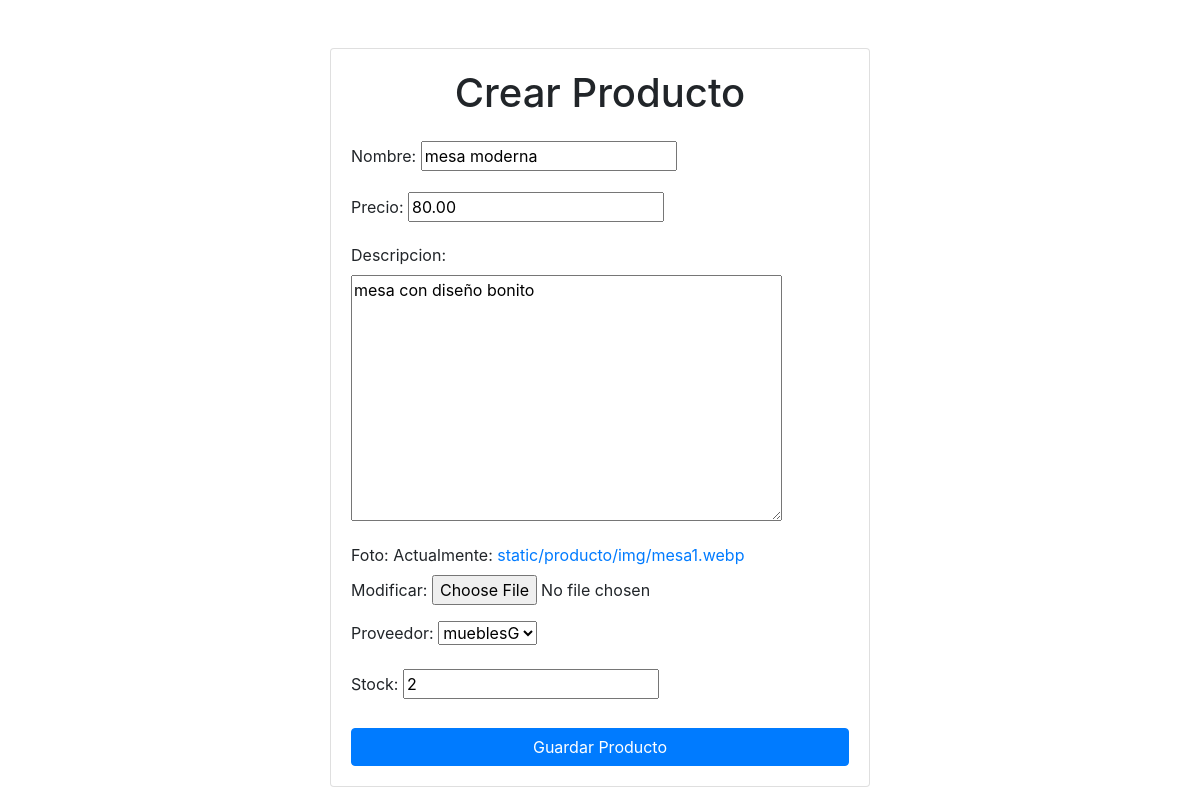
/producto/producto/actualizar/5/ (signed in), run on the app's committed database.
### producto/models.py (models this page shows, shortened)
class Producto(models.Model):
    nombre = models.CharField(max_length=100)
    precio = models.DecimalField(max_digits=10, decimal_places=2)
    descripcion = models.TextField()
    foto = models.ImageField(upload_to='static/producto/img/')
    proveedor = models.ForeignKey(Proveedor, on_delete=models.CASCADE)
    stock = models.PositiveIntegerField(default=0)

class Proveedor(models.Model):
    nombre = models.CharField(max_length=100)
    direccion = models.CharField(max_length=200)
    def __str__(self):
        return self.nombre

### producto/views.py (the view)
# urls.py: path('producto/actualizar/<int:pk>/', views.crear_o_actualizar_producto, name='actualizar_producto'),
@user_passes_test(es_admin, login_url='cliente:login')
def crear_o_actualizar_producto(request, pk=None):
    producto = get_object_or_404(Producto, pk=pk) if pk else None
    if request.method == 'POST':
        form = ProductoForm(request.POST, request.FILES, instance=producto)
        if form.is_valid():
            form.save()
            return redirect('producto:index')  # Reemplaza 'producto:index' con la URL adecuada
    else:
        form = ProductoForm(instance=producto)
    context = {"form": form}
    return render(request, 'producto/crear_producto.html', context)

### producto/forms.py
class ProductoForm(forms.ModelForm):
    class Meta:
        model = Producto
        fields = '__all__'  # Puedes especificar los campos si no quieres incluirlos todos

### producto/views.py (called while the page is built)
def es_admin(user):
    return user.is_superuser

### producto/templates/producto/crear_producto.html (shortened to what this page needs)
<!DOCTYPE html>
<html lang="es">
<head>
    <link rel="stylesheet" href="https://stackpath.bootstrapcdn.com/bootstrap/4.5.2/css/bootstrap.min.css">
</head>
<body>
    <div class="container mt-5">
        <div class="row justify-content-center">
            <div class="col-md-6">
                <div class="card">
                    <div class="card-body">
                        <h1 class="card-title text-center mb-4">Crear Producto</h1>
                        <form method="post" enctype="multipart/form-data">
                            {{ form.as_p }}
                            <button type="submit" class="btn btn-primary btn-block mt-4">Guardar Producto</button>
                        </form>
                    </div>
                </div>
            </div>
        </div>
    </div>
</body>
</html>

### data on the page
Producto: nombre "mesa moderna", precio "80.00", descripcion "mesa con diseño bonito", proveedor "mueblesG", stock "2"
